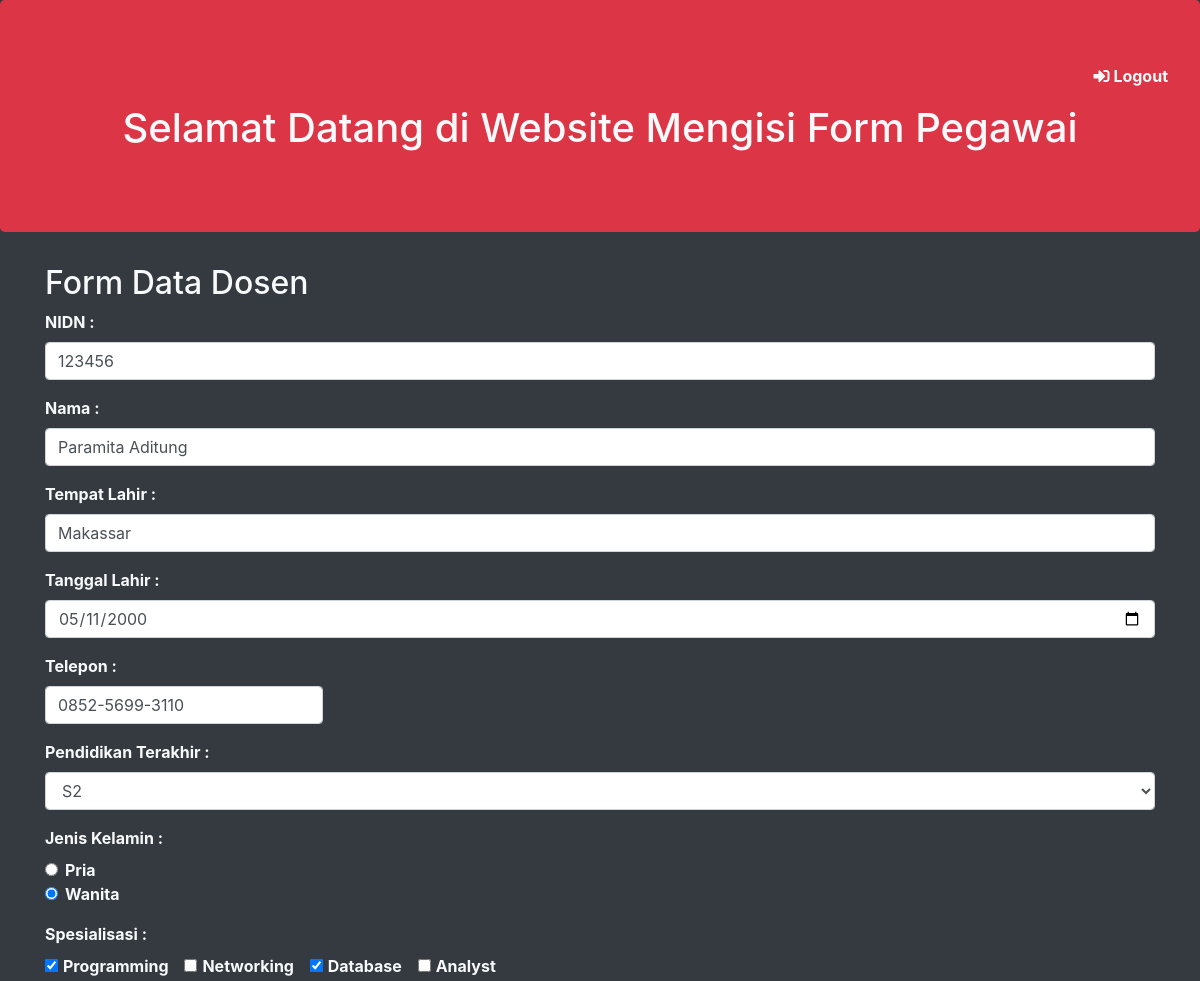
The page /Latihan2/edit.php?id_dosen=1 (signed in, upper part) on the database as committed earlier.
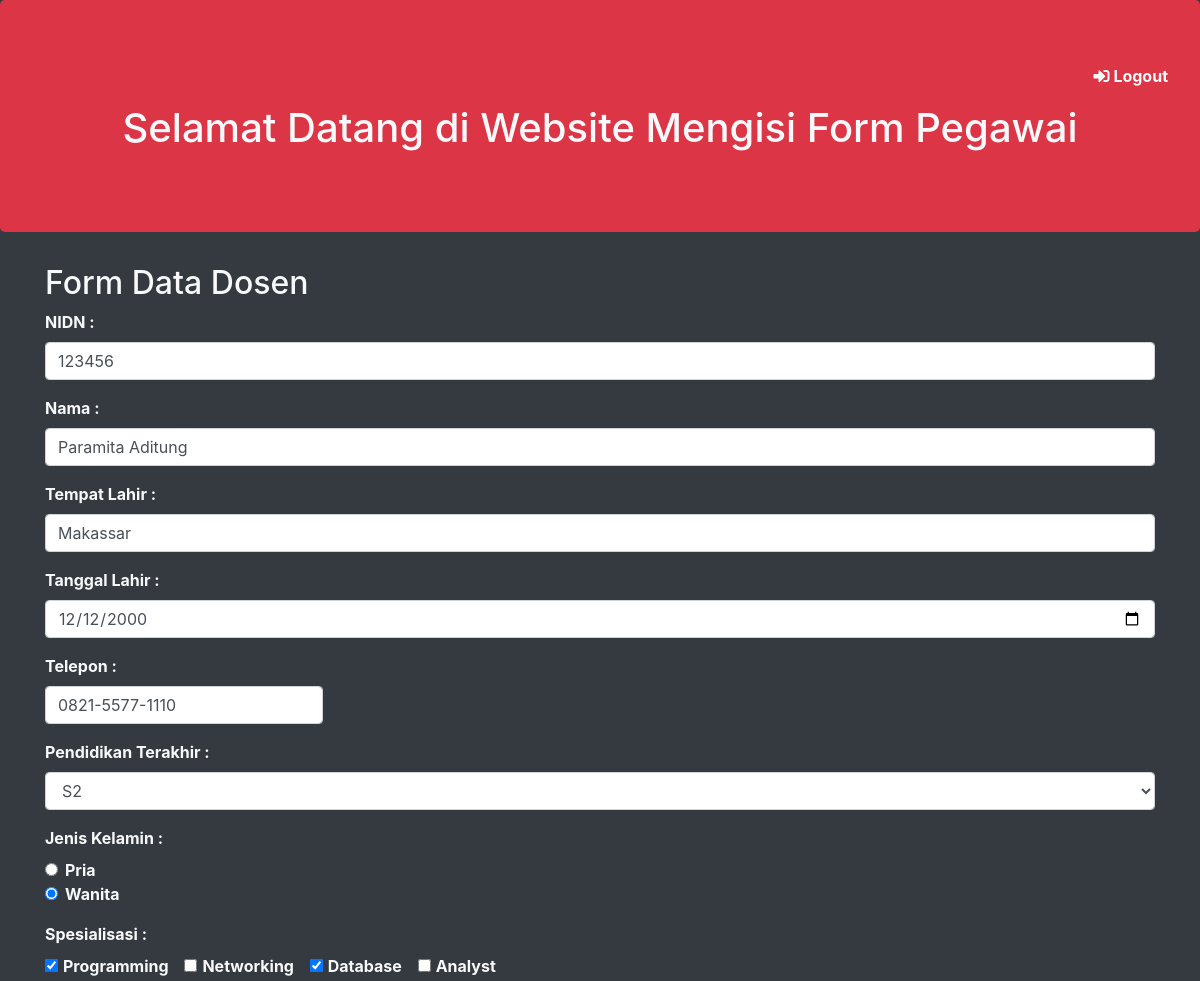
The same page on the database as committed later.
### tables this page shows
CREATE TABLE `tabel_dosen` (
  `id_dosen` int(11) NOT NULL,
  `nidn` int(11) NOT NULL,
  `nama` varchar(100) DEFAULT NULL,
  `tmpLahir` varchar(50) DEFAULT NULL,
  `tglLahir` date DEFAULT NULL,
  `telepon` varchar(15) DEFAULT NULL,
  `pendidikan` enum('S2','S3') DEFAULT NULL,
  `gender` enum('L','P') DEFAULT NULL,
  `spesialisasi` varchar(100) DEFAULT NULL,
  `username` varchar(100) DEFAULT NULL,
  `pass` varchar(20) DEFAULT NULL,
  `golongan` enum('3A','3B','3C','4A','4B','4C') DEFAULT NULL,
  `pangkat` enum('AA','L','LK','GB') DEFAULT NULL,
  `pengalaman` text DEFAULT NULL,
  `gajiPokok` int(15) NOT NULL DEFAULT 0,
  `total_gaji` int(20) NOT NULL
);

### Latihan2/edit.php (the view, shortened to what this page needs)
<?php
    include "koneksi.php";
    $id_dosen = $_GET['id_dosen'];
    $queryEdit = mysqli_query($conn, "SELECT * FROM tabel_dosen WHERE id_dosen = $id_dosen");
    $info = mysqli_fetch_array($queryEdit);
?>
<!DOCTYPE html>
<html>
<head>
    <link rel="stylesheet" href="https://use.fontawesome.com/releases/v5.6.3/css/all.css">
    <link rel="stylesheet" href="https://maxcdn.bootstrapcdn.com/bootstrap/4.5.2/css/bootstrap.min.css">
</head>
<body class="bg-dark text-light font-weight-bold">
        <header>
          <div class="jumbotron text-center bg-danger">
          <p class="text-right"><a href="logout.php" class="text-light text-right"><i class='fas fa-sign-in-alt'></i> Logout</a></p>
            <div class="container">
              <div class="row">
                <div class="col">
                  <h1><p class="text-light">Selamat Datang di Website Mengisi Form Pegawai</p></h1>
                </div>
              </div>
            </div>
          </div>
        </header>
    <div class="container">
        <h2>Form Data Dosen</h2>
        <form method="post" action="update.php">
            <div class="form-group">
                <label>NIDN :</label>
                <input type="text" name="nidn" class="form-control" placeholder="Masukkan NIDN" value="<?=$info['nidn']?>"/>
            </div>
            <div class="form-group">
                <label>Nama :</label>
                <input type="text" name="nama" class="form-control" placeholder="Nama Lengkap" value="<?=$info['nama']?>"/>
            </div>
            <div class="form-group">
                <label>Tempat Lahir :</label>
                <input type="text" name="tmpLahir" class="form-control" placeholder="Makassar" value="<?=$info['tmpLahir']?>"/>
            </div>
            <div class="form-group">
                <label>Tanggal Lahir :</label>
                <input type="date" name="tglLahir" class="form-control" value="<?=$info['tglLahir']?>"/>
            </div>
            <div class="form-group">
                <label class="font-weight-bold">Telepon :</label>
                <input type="tel" name="telepon" pattern="^\d{4}-\d{4}-\d{4}$" class="form-control col-lg-3" placeholder="xxxx-xxxx-xxxx" value="<?=$info['telepon']?>" required/>
            </div>
            <div class="form-group">
                <label>Pendidikan Terakhir :</label>
                <select class="form-control" name="pendidikan">
                    <option value='S2' <?php if($info['pendidikan'] == "S2") echo "selected";?>>S2</option>
                </select>
            </div>
            <div class="form-group">
                <label>Jenis Kelamin :</label>
                <div class="form-check">
                    <label class="form-check-label">
                        <input type="radio" name="gender" class="form-check-input" value="L" <?php if ($info['gender'] == "L") echo "checked"; ?>>Pria
                    </label>
                </div>
                <div class="form-check">
                    <label class="form-check-label">
                        <input type="radio" name="gender" class="form-check-input" value="P" <?php if ($info['gender'] == "P") echo "checked"; ?>>Wanita
                    </label>
                </div>
            </div>
            <div class="form-group">
                <label class="font-weight-bold">Spesialisasi :</label><br>
                    <div class="form-check-inline">
                        <label class="form-check-label">
                            <input type="checkbox" name="skill[]" class="form-check-input" value="Programming" id="skill[]" <?php if (preg_match("/Programming/", $info['spesialisasi'])) echo "checked"; ?>>Programming
                        </label>
                    </div>
                    <div class="form-check-inline">
                        <label class="form-check-label">
                            <input type="checkbox" name="skill[]" class="form-check-input" value="Networking" id="skill[]" <?php if (preg_match("/Networking/", $info['spesialisasi'])) echo "checked"; ?>>Networking
                        </label>
                    </div>
                    <div class="form-check-inline">
                        <label class="form-check-label">
                            <input type="checkbox" name="skill[]" class="form-check-input" value="Database" id="skill[]" <?php if (preg_match("/Database/", $info['spesialisasi'])) echo "checked"; ?>>Database
                        </label>
                    </div>
                    <div class="form-check-inline">
                        <label class="form-check-label">
                            <input type="checkbox" name="skill[]" class="form-check-input" value="Analyst" id="skill[]" <?php if (preg_match("/Analyst/", $info['spesialisasi'])) echo "checked"; ?>>Analyst
                        </label>
                    </div>
            </div>
        </form>
    </div>
</body>
</html>

Rows that differ between the two databases and show on the page:
changed tabel_dosen "Paramita Aditung": tglLahir "05/11/2000" → "12/12/2000"; telepon "0852-5699-3110" → "0821-5577-1110"
